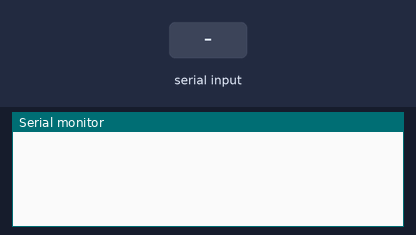
Bench run of a sketch on a simulated Arduino Uno, built with avr-gcc and run on an emulated ATmega328P. Shown: the last lines printed to the serial monitor. The inputs (shaded band) are chosen by the test bench. EEPROM starts erased.

Above: at 4.6 s.
4.7 s: "1" received over the second serial link
At 5.2 s:
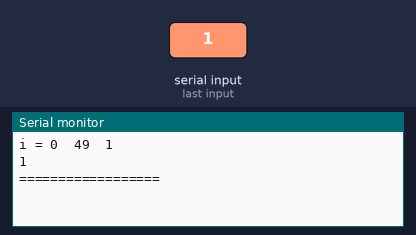
6.2 s: "0" received over the second serial link
At 7.4 s:
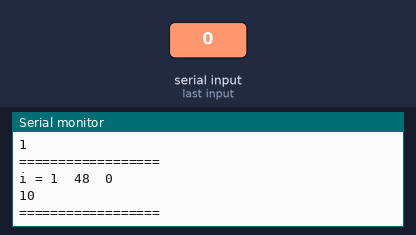
7.7 s: "2" received over the second serial link
At 8.8 s:
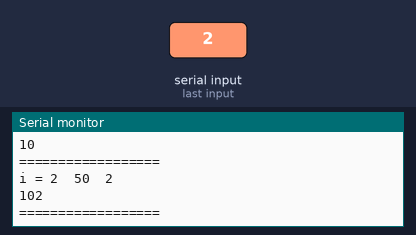

Measured:
- after the input at 4.7 s, the serial monitor: prints a new line at once (image 1)
- after the input at 6.2 s, the serial monitor: prints a new line at once (image 2)
- after the input at 7.7 s, the serial monitor: prints a new line at once (image 3)

The sketch:

bluetooth.ino
```cpp
#include <SoftwareSerial.h> //시리얼통신 라이브러리 호출
#include <EEPROM.h>
#include <string.h>


int blueTx=2;   //Tx (보내는핀 설정)at
int blueRx=3;   //Rx (받는핀 설정)
SoftwareSerial mySerial(blueTx, blueRx);  //시리얼 통신을 위한 객체선언

int i = 0;
int j = 0;
int cnt = 0;
String jj="";
char tmp;
void setup()
{
  Serial.begin(9600);   //시리얼모니터
  mySerial.begin(9600); //블루투스 시리얼
  for (int i = 0 ; i < EEPROM.length() ; i++) {

      EEPROM.write(i, '\0');//NULL로 초기화

  }
}
void loop()
{
  if(mySerial.available()){
    while(mySerial.available()){
      tmp = (char)mySerial.read();
      jj += tmp;
      EEPROM.write(j, tmp);
      tmp = "";
      cnt++;
      j++;
    }
  }

  if(cnt > 0){
      Serial.print("i = ");
      Serial.print(i);
      Serial.print("\t");
      Serial.print(EEPROM.read(i), DEC);
      Serial.print("\t");
      Serial.print((char)EEPROM.read(i));
      Serial.println();
      Serial.print(jj);
      Serial.println();
      Serial.print("==================");
      Serial.println();
      i++;
      cnt--;
  }
}
```
